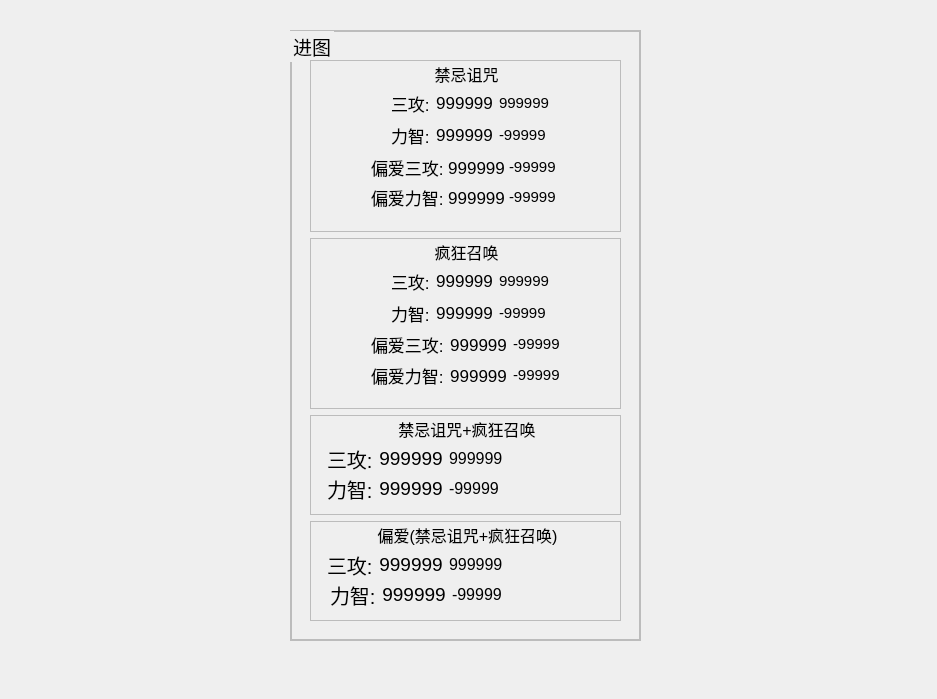
<?xml version="1.0" encoding="UTF-8"?>
<ui version="4.0">
 <class>Form</class>
 <widget class="QWidget" name="Form">
  <property name="geometry">
   <rect>
    <x>0</x>
    <y>0</y>
    <width>937</width>
    <height>699</height>
   </rect>
  </property>
  <property name="windowTitle">
   <string>Form</string>
  </property>
  <widget class="QGroupBox" name="groupBox">
   <property name="geometry">
    <rect>
     <x>290</x>
     <y>30</y>
     <width>351</width>
     <height>611</height>
    </rect>
   </property>
   <property name="font">
    <font>
     <pointsize>14</pointsize>
    </font>
   </property>
   <property name="styleSheet">
    <string notr="true">QGroupBox#groupBox{
    border: 2px solid rgb(188, 188, 188); /* 设置边框厚度为2像素，颜色为红色 */
}
QGroupBox{
    border: 1px solid rgb(188, 188, 188); /* 设置边框厚度为2像素，颜色为红色 */
}</string>
   </property>
   <property name="title">
    <string>进图</string>
   </property>
   <widget class="QWidget" name="layoutWidget">
    <property name="geometry">
     <rect>
      <x>20</x>
      <y>30</y>
      <width>311</width>
      <height>561</height>
     </rect>
    </property>
    <layout class="QVBoxLayout" name="verticalLayout">
     <item>
      <widget class="QGroupBox" name="groupBox_5">
       <property name="minimumSize">
        <size>
         <width>0</width>
         <height>160</height>
        </size>
       </property>
       <property name="maximumSize">
        <size>
         <width>999999</width>
         <height>100000</height>
        </size>
       </property>
       <property name="font">
        <font>
         <pointsize>12</pointsize>
        </font>
       </property>
       <property name="title">
        <string>禁忌诅咒</string>
       </property>
       <property name="alignment">
        <set>Qt::AlignHCenter|Qt::AlignTop</set>
       </property>
       <property name="flat">
        <bool>false</bool>
       </property>
       <widget class="QLabel" name="label_47">
        <property name="geometry">
         <rect>
          <x>20</x>
          <y>30</y>
          <width>51</width>
          <height>51</height>
         </rect>
        </property>
        <property name="text">
         <string/>
        </property>
        <property name="pixmap">
         <pixmap resource="images.qrc">:/png/719.PNG</pixmap>
        </property>
        <property name="scaledContents">
         <bool>true</bool>
        </property>
       </widget>
       <widget class="QWidget" name="layoutWidget_20">
        <property name="geometry">
         <rect>
          <x>81</x>
          <y>63</y>
          <width>221</width>
          <height>24</height>
         </rect>
        </property>
        <layout class="QHBoxLayout" name="horizontalLayout_21">
         <item>
          <widget class="QLabel" name="label_48">
           <property name="font">
            <font>
             <pointsize>13</pointsize>
            </font>
           </property>
           <property name="text">
            <string>力智:</string>
           </property>
          </widget>
         </item>
         <item>
          <widget class="QLabel" name="lz_jt_9">
           <property name="font">
            <font>
             <pointsize>13</pointsize>
            </font>
           </property>
           <property name="text">
            <string>999999</string>
           </property>
           <property name="alignment">
            <set>Qt::AlignCenter</set>
           </property>
          </widget>
         </item>
         <item>
          <widget class="QLabel" name="lz_jt_cj_9">
           <property name="minimumSize">
            <size>
             <width>0</width>
             <height>0</height>
            </size>
           </property>
           <property name="maximumSize">
            <size>
             <width>99999</width>
             <height>20</height>
            </size>
           </property>
           <property name="font">
            <font>
             <pointsize>11</pointsize>
            </font>
           </property>
           <property name="text">
            <string>-99999</string>
           </property>
           <property name="alignment">
            <set>Qt::AlignLeading|Qt::AlignLeft|Qt::AlignVCenter</set>
           </property>
          </widget>
         </item>
         <item>
          <spacer name="horizontalSpacer_19">
           <property name="orientation">
            <enum>Qt::Horizontal</enum>
           </property>
           <property name="sizeHint" stdset="0">
            <size>
             <width>40</width>
             <height>20</height>
            </size>
           </property>
          </spacer>
         </item>
        </layout>
       </widget>
       <widget class="QWidget" name="layoutWidget_21">
        <property name="geometry">
         <rect>
          <x>81</x>
          <y>31</y>
          <width>221</width>
          <height>24</height>
         </rect>
        </property>
        <layout class="QHBoxLayout" name="horizontalLayout_22">
         <item>
          <widget class="QLabel" name="label_49">
           <property name="font">
            <font>
             <pointsize>13</pointsize>
            </font>
           </property>
           <property name="text">
            <string>三攻:</string>
           </property>
          </widget>
         </item>
         <item>
          <widget class="QLabel" name="sg_jt_5">
           <property name="font">
            <font>
             <pointsize>13</pointsize>
            </font>
           </property>
           <property name="text">
            <string>999999</string>
           </property>
           <property name="alignment">
            <set>Qt::AlignCenter</set>
           </property>
          </widget>
         </item>
         <item>
          <widget class="QLabel" name="sg_jt_cj_5">
           <property name="minimumSize">
            <size>
             <width>0</width>
             <height>0</height>
            </size>
           </property>
           <property name="maximumSize">
            <size>
             <width>9999</width>
             <height>20</height>
            </size>
           </property>
           <property name="font">
            <font>
             <pointsize>11</pointsize>
            </font>
           </property>
           <property name="text">
            <string>999999</string>
           </property>
           <property name="alignment">
            <set>Qt::AlignLeading|Qt::AlignLeft|Qt::AlignVCenter</set>
           </property>
          </widget>
         </item>
         <item>
          <spacer name="horizontalSpacer_20">
           <property name="orientation">
            <enum>Qt::Horizontal</enum>
           </property>
           <property name="sizeHint" stdset="0">
            <size>
             <width>40</width>
             <height>20</height>
            </size>
           </property>
          </spacer>
         </item>
        </layout>
       </widget>
       <widget class="QLabel" name="label">
        <property name="geometry">
         <rect>
          <x>10</x>
          <y>100</y>
          <width>41</width>
          <height>41</height>
         </rect>
        </property>
        <property name="text">
         <string/>
        </property>
        <property name="pixmap">
         <pixmap resource="images.qrc">:/png/708.PNG</pixmap>
        </property>
        <property name="scaledContents">
         <bool>true</bool>
        </property>
       </widget>
       <widget class="QWidget" name="">
        <property name="geometry">
         <rect>
          <x>61</x>
          <y>94</y>
          <width>241</width>
          <height>57</height>
         </rect>
        </property>
        <layout class="QVBoxLayout" name="verticalLayout_2">
         <property name="spacing">
          <number>4</number>
         </property>
         <item>
          <layout class="QHBoxLayout" name="horizontalLayout_23">
           <item>
            <widget class="QLabel" name="label_50">
             <property name="font">
              <font>
               <pointsize>13</pointsize>
              </font>
             </property>
             <property name="text">
              <string>偏爱三攻:</string>
             </property>
            </widget>
           </item>
           <item>
            <widget class="QLabel" name="lz_jt_10">
             <property name="font">
              <font>
               <pointsize>13</pointsize>
              </font>
             </property>
             <property name="text">
              <string>999999</string>
             </property>
             <property name="alignment">
              <set>Qt::AlignCenter</set>
             </property>
            </widget>
           </item>
           <item>
            <widget class="QLabel" name="lz_jt_cj_10">
             <property name="minimumSize">
              <size>
               <width>0</width>
               <height>0</height>
              </size>
             </property>
             <property name="maximumSize">
              <size>
               <width>99999</width>
               <height>20</height>
              </size>
             </property>
             <property name="font">
              <font>
               <pointsize>11</pointsize>
              </font>
             </property>
             <property name="text">
              <string>-99999</string>
             </property>
             <property name="alignment">
              <set>Qt::AlignLeading|Qt::AlignLeft|Qt::AlignVCenter</set>
             </property>
            </widget>
           </item>
           <item>
            <spacer name="horizontalSpacer_21">
             <property name="orientation">
              <enum>Qt::Horizontal</enum>
             </property>
             <property name="sizeHint" stdset="0">
              <size>
               <width>40</width>
               <height>20</height>
              </size>
             </property>
            </spacer>
           </item>
          </layout>
         </item>
         <item>
          <layout class="QHBoxLayout" name="horizontalLayout_24">
           <item>
            <widget class="QLabel" name="label_51">
             <property name="font">
              <font>
               <pointsize>13</pointsize>
              </font>
             </property>
             <property name="text">
              <string>偏爱力智:</string>
             </property>
            </widget>
           </item>
           <item>
            <widget class="QLabel" name="lz_jt_11">
             <property name="font">
              <font>
               <pointsize>13</pointsize>
              </font>
             </property>
             <property name="text">
              <string>999999</string>
             </property>
             <property name="alignment">
              <set>Qt::AlignCenter</set>
             </property>
            </widget>
           </item>
           <item>
            <widget class="QLabel" name="lz_jt_cj_11">
             <property name="minimumSize">
              <size>
               <width>0</width>
               <height>0</height>
              </size>
             </property>
             <property name="maximumSize">
              <size>
               <width>99999</width>
               <height>20</height>
              </size>
             </property>
             <property name="font">
              <font>
               <pointsize>11</pointsize>
              </font>
             </property>
             <property name="text">
              <string>-99999</string>
             </property>
             <property name="alignment">
              <set>Qt::AlignLeading|Qt::AlignLeft|Qt::AlignVCenter</set>
             </property>
            </widget>
           </item>
           <item>
            <spacer name="horizontalSpacer_22">
             <property name="orientation">
              <enum>Qt::Horizontal</enum>
             </property>
             <property name="sizeHint" stdset="0">
              <size>
               <width>40</width>
               <height>20</height>
              </size>
             </property>
            </spacer>
           </item>
          </layout>
         </item>
        </layout>
       </widget>
      </widget>
     </item>
     <item>
      <widget class="QGroupBox" name="groupBox_3">
       <property name="minimumSize">
        <size>
         <width>0</width>
         <height>0</height>
        </size>
       </property>
       <property name="maximumSize">
        <size>
         <width>999999</width>
         <height>100000</height>
        </size>
       </property>
       <property name="font">
        <font>
         <pointsize>12</pointsize>
        </font>
       </property>
       <property name="title">
        <string>疯狂召唤</string>
       </property>
       <property name="alignment">
        <set>Qt::AlignHCenter|Qt::AlignTop</set>
       </property>
       <property name="flat">
        <bool>false</bool>
       </property>
       <widget class="QLabel" name="label_30">
        <property name="geometry">
         <rect>
          <x>20</x>
          <y>30</y>
          <width>51</width>
          <height>51</height>
         </rect>
        </property>
        <property name="text">
         <string/>
        </property>
        <property name="pixmap">
         <pixmap resource="images.qrc">:/png/723.PNG</pixmap>
        </property>
        <property name="scaledContents">
         <bool>true</bool>
        </property>
       </widget>
       <widget class="QWidget" name="layoutWidget_8">
        <property name="geometry">
         <rect>
          <x>81</x>
          <y>63</y>
          <width>221</width>
          <height>24</height>
         </rect>
        </property>
        <layout class="QHBoxLayout" name="horizontalLayout_9">
         <item>
          <widget class="QLabel" name="label_32">
           <property name="font">
            <font>
             <pointsize>13</pointsize>
            </font>
           </property>
           <property name="text">
            <string>力智:</string>
           </property>
          </widget>
         </item>
         <item>
          <widget class="QLabel" name="lz_jt">
           <property name="font">
            <font>
             <pointsize>13</pointsize>
            </font>
           </property>
           <property name="text">
            <string>999999</string>
           </property>
           <property name="alignment">
            <set>Qt::AlignCenter</set>
           </property>
          </widget>
         </item>
         <item>
          <widget class="QLabel" name="lz_jt_cj">
           <property name="minimumSize">
            <size>
             <width>0</width>
             <height>0</height>
            </size>
           </property>
           <property name="maximumSize">
            <size>
             <width>99999</width>
             <height>20</height>
            </size>
           </property>
           <property name="font">
            <font>
             <pointsize>11</pointsize>
            </font>
           </property>
           <property name="text">
            <string>-99999</string>
           </property>
           <property name="alignment">
            <set>Qt::AlignLeading|Qt::AlignLeft|Qt::AlignVCenter</set>
           </property>
          </widget>
         </item>
         <item>
          <spacer name="horizontalSpacer_7">
           <property name="orientation">
            <enum>Qt::Horizontal</enum>
           </property>
           <property name="sizeHint" stdset="0">
            <size>
             <width>40</width>
             <height>20</height>
            </size>
           </property>
          </spacer>
         </item>
        </layout>
       </widget>
       <widget class="QWidget" name="layoutWidget_9">
        <property name="geometry">
         <rect>
          <x>81</x>
          <y>31</y>
          <width>221</width>
          <height>24</height>
         </rect>
        </property>
        <layout class="QHBoxLayout" name="horizontalLayout_10">
         <item>
          <widget class="QLabel" name="label_34">
           <property name="font">
            <font>
             <pointsize>13</pointsize>
            </font>
           </property>
           <property name="text">
            <string>三攻:</string>
           </property>
          </widget>
         </item>
         <item>
          <widget class="QLabel" name="sg_jt">
           <property name="font">
            <font>
             <pointsize>13</pointsize>
            </font>
           </property>
           <property name="text">
            <string>999999</string>
           </property>
           <property name="alignment">
            <set>Qt::AlignCenter</set>
           </property>
          </widget>
         </item>
         <item>
          <widget class="QLabel" name="sg_jt_cj">
           <property name="minimumSize">
            <size>
             <width>0</width>
             <height>0</height>
            </size>
           </property>
           <property name="maximumSize">
            <size>
             <width>9999</width>
             <height>20</height>
            </size>
           </property>
           <property name="font">
            <font>
             <pointsize>11</pointsize>
            </font>
           </property>
           <property name="text">
            <string>999999</string>
           </property>
           <property name="alignment">
            <set>Qt::AlignLeading|Qt::AlignLeft|Qt::AlignVCenter</set>
           </property>
          </widget>
         </item>
         <item>
          <spacer name="horizontalSpacer_8">
           <property name="orientation">
            <enum>Qt::Horizontal</enum>
           </property>
           <property name="sizeHint" stdset="0">
            <size>
             <width>40</width>
             <height>20</height>
            </size>
           </property>
          </spacer>
         </item>
        </layout>
       </widget>
       <widget class="QLabel" name="label_2">
        <property name="geometry">
         <rect>
          <x>10</x>
          <y>100</y>
          <width>41</width>
          <height>41</height>
         </rect>
        </property>
        <property name="text">
         <string/>
        </property>
        <property name="pixmap">
         <pixmap resource="images.qrc">:/png/708.PNG</pixmap>
        </property>
        <property name="scaledContents">
         <bool>true</bool>
        </property>
       </widget>
       <widget class="QWidget" name="">
        <property name="geometry">
         <rect>
          <x>61</x>
          <y>94</y>
          <width>241</width>
          <height>57</height>
         </rect>
        </property>
        <layout class="QVBoxLayout" name="verticalLayout_3">
         <item>
          <layout class="QHBoxLayout" name="horizontalLayout_11">
           <item>
            <widget class="QLabel" name="label_33">
             <property name="font">
              <font>
               <pointsize>13</pointsize>
              </font>
             </property>
             <property name="text">
              <string>偏爱三攻:</string>
             </property>
            </widget>
           </item>
           <item>
            <widget class="QLabel" name="lz_jt_2">
             <property name="font">
              <font>
               <pointsize>13</pointsize>
              </font>
             </property>
             <property name="text">
              <string>999999</string>
             </property>
             <property name="alignment">
              <set>Qt::AlignCenter</set>
             </property>
            </widget>
           </item>
           <item>
            <widget class="QLabel" name="lz_jt_cj_2">
             <property name="minimumSize">
              <size>
               <width>0</width>
               <height>0</height>
              </size>
             </property>
             <property name="maximumSize">
              <size>
               <width>99999</width>
               <height>20</height>
              </size>
             </property>
             <property name="font">
              <font>
               <pointsize>11</pointsize>
              </font>
             </property>
             <property name="text">
              <string>-99999</string>
             </property>
             <property name="alignment">
              <set>Qt::AlignLeading|Qt::AlignLeft|Qt::AlignVCenter</set>
             </property>
            </widget>
           </item>
           <item>
            <spacer name="horizontalSpacer_9">
             <property name="orientation">
              <enum>Qt::Horizontal</enum>
             </property>
             <property name="sizeHint" stdset="0">
              <size>
               <width>40</width>
               <height>20</height>
              </size>
             </property>
            </spacer>
           </item>
          </layout>
         </item>
         <item>
          <layout class="QHBoxLayout" name="horizontalLayout_12">
           <item>
            <widget class="QLabel" name="label_35">
             <property name="font">
              <font>
               <pointsize>13</pointsize>
              </font>
             </property>
             <property name="text">
              <string>偏爱力智:</string>
             </property>
            </widget>
           </item>
           <item>
            <widget class="QLabel" name="lz_jt_3">
             <property name="font">
              <font>
               <pointsize>13</pointsize>
              </font>
             </property>
             <property name="text">
              <string>999999</string>
             </property>
             <property name="alignment">
              <set>Qt::AlignCenter</set>
             </property>
            </widget>
           </item>
           <item>
            <widget class="QLabel" name="lz_jt_cj_3">
             <property name="minimumSize">
              <size>
               <width>0</width>
               <height>0</height>
              </size>
             </property>
             <property name="maximumSize">
              <size>
               <width>99999</width>
               <height>20</height>
              </size>
             </property>
             <property name="font">
              <font>
               <pointsize>11</pointsize>
              </font>
             </property>
             <property name="text">
              <string>-99999</string>
             </property>
             <property name="alignment">
              <set>Qt::AlignLeading|Qt::AlignLeft|Qt::AlignVCenter</set>
             </property>
            </widget>
           </item>
           <item>
            <spacer name="horizontalSpacer_10">
             <property name="orientation">
              <enum>Qt::Horizontal</enum>
             </property>
             <property name="sizeHint" stdset="0">
              <size>
               <width>40</width>
               <height>20</height>
              </size>
             </property>
            </spacer>
           </item>
          </layout>
         </item>
        </layout>
       </widget>
      </widget>
     </item>
     <item>
      <widget class="QGroupBox" name="groupBox_4">
       <property name="minimumSize">
        <size>
         <width>0</width>
         <height>100</height>
        </size>
       </property>
       <property name="maximumSize">
        <size>
         <width>999999</width>
         <height>100</height>
        </size>
       </property>
       <property name="font">
        <font>
         <pointsize>12</pointsize>
        </font>
       </property>
       <property name="title">
        <string>禁忌诅咒+疯狂召唤</string>
       </property>
       <property name="alignment">
        <set>Qt::AlignHCenter|Qt::AlignTop</set>
       </property>
       <property name="flat">
        <bool>false</bool>
       </property>
       <widget class="QWidget" name="layoutWidget_14">
        <property name="geometry">
         <rect>
          <x>17</x>
          <y>60</y>
          <width>281</width>
          <height>27</height>
         </rect>
        </property>
        <layout class="QHBoxLayout" name="horizontalLayout_15">
         <item>
          <widget class="QLabel" name="label_40">
           <property name="font">
            <font>
             <pointsize>15</pointsize>
            </font>
           </property>
           <property name="text">
            <string>力智:</string>
           </property>
          </widget>
         </item>
         <item>
          <widget class="QLabel" name="lz_jt_5">
           <property name="font">
            <font>
             <pointsize>14</pointsize>
            </font>
           </property>
           <property name="text">
            <string>999999</string>
           </property>
           <property name="alignment">
            <set>Qt::AlignCenter</set>
           </property>
          </widget>
         </item>
         <item>
          <widget class="QLabel" name="lz_jt_cj_5">
           <property name="minimumSize">
            <size>
             <width>0</width>
             <height>0</height>
            </size>
           </property>
           <property name="maximumSize">
            <size>
             <width>99999</width>
             <height>20</height>
            </size>
           </property>
           <property name="font">
            <font>
             <pointsize>12</pointsize>
            </font>
           </property>
           <property name="text">
            <string>-99999</string>
           </property>
           <property name="alignment">
            <set>Qt::AlignLeading|Qt::AlignLeft|Qt::AlignVCenter</set>
           </property>
          </widget>
         </item>
         <item>
          <spacer name="horizontalSpacer_13">
           <property name="orientation">
            <enum>Qt::Horizontal</enum>
           </property>
           <property name="sizeHint" stdset="0">
            <size>
             <width>40</width>
             <height>20</height>
            </size>
           </property>
          </spacer>
         </item>
        </layout>
       </widget>
       <widget class="QWidget" name="layoutWidget_15">
        <property name="geometry">
         <rect>
          <x>17</x>
          <y>30</y>
          <width>281</width>
          <height>27</height>
         </rect>
        </property>
        <layout class="QHBoxLayout" name="horizontalLayout_16">
         <item>
          <widget class="QLabel" name="label_41">
           <property name="font">
            <font>
             <pointsize>15</pointsize>
            </font>
           </property>
           <property name="text">
            <string>三攻:</string>
           </property>
          </widget>
         </item>
         <item>
          <widget class="QLabel" name="sg_jt_3">
           <property name="font">
            <font>
             <pointsize>14</pointsize>
            </font>
           </property>
           <property name="text">
            <string>999999</string>
           </property>
           <property name="alignment">
            <set>Qt::AlignCenter</set>
           </property>
          </widget>
         </item>
         <item>
          <widget class="QLabel" name="sg_jt_cj_3">
           <property name="minimumSize">
            <size>
             <width>0</width>
             <height>0</height>
            </size>
           </property>
           <property name="maximumSize">
            <size>
             <width>9999</width>
             <height>20</height>
            </size>
           </property>
           <property name="font">
            <font>
             <pointsize>12</pointsize>
            </font>
           </property>
           <property name="text">
            <string>999999</string>
           </property>
           <property name="alignment">
            <set>Qt::AlignLeading|Qt::AlignLeft|Qt::AlignVCenter</set>
           </property>
          </widget>
         </item>
         <item>
          <spacer name="horizontalSpacer_14">
           <property name="orientation">
            <enum>Qt::Horizontal</enum>
           </property>
           <property name="sizeHint" stdset="0">
            <size>
             <width>40</width>
             <height>20</height>
            </size>
           </property>
          </spacer>
         </item>
        </layout>
       </widget>
      </widget>
     </item>
     <item>
      <widget class="QGroupBox" name="groupBox_6">
       <property name="minimumSize">
        <size>
         <width>0</width>
         <height>100</height>
        </size>
       </property>
       <property name="maximumSize">
        <size>
         <width>999999</width>
         <height>100</height>
        </size>
       </property>
       <property name="font">
        <font>
         <pointsize>12</pointsize>
        </font>
       </property>
       <property name="title">
        <string>偏爱(禁忌诅咒+疯狂召唤)</string>
       </property>
       <property name="alignment">
        <set>Qt::AlignHCenter|Qt::AlignTop</set>
       </property>
       <property name="flat">
        <bool>false</bool>
       </property>
       <widget class="QWidget" name="layoutWidget_26">
        <property name="geometry">
         <rect>
          <x>20</x>
          <y>60</y>
          <width>281</width>
          <height>27</height>
         </rect>
        </property>
        <layout class="QHBoxLayout" name="horizontalLayout_27">
         <item>
          <widget class="QLabel" name="label_56">
           <property name="font">
            <font>
             <pointsize>15</pointsize>
            </font>
           </property>
           <property name="text">
            <string>力智:</string>
           </property>
          </widget>
         </item>
         <item>
          <widget class="QLabel" name="lz_jt_13">
           <property name="font">
            <font>
             <pointsize>14</pointsize>
            </font>
           </property>
           <property name="text">
            <string>999999</string>
           </property>
           <property name="alignment">
            <set>Qt::AlignCenter</set>
           </property>
          </widget>
         </item>
         <item>
          <widget class="QLabel" name="lz_jt_cj_13">
           <property name="minimumSize">
            <size>
             <width>0</width>
             <height>0</height>
            </size>
           </property>
           <property name="maximumSize">
            <size>
             <width>99999</width>
             <height>20</height>
            </size>
           </property>
           <property name="font">
            <font>
             <pointsize>12</pointsize>
            </font>
           </property>
           <property name="text">
            <string>-99999</string>
           </property>
           <property name="alignment">
            <set>Qt::AlignLeading|Qt::AlignLeft|Qt::AlignVCenter</set>
           </property>
          </widget>
         </item>
         <item>
          <spacer name="horizontalSpacer_25">
           <property name="orientation">
            <enum>Qt::Horizontal</enum>
           </property>
           <property name="sizeHint" stdset="0">
            <size>
             <width>40</width>
             <height>20</height>
            </size>
           </property>
          </spacer>
         </item>
        </layout>
       </widget>
       <widget class="QWidget" name="layoutWidget_27">
        <property name="geometry">
         <rect>
          <x>17</x>
          <y>30</y>
          <width>281</width>
          <height>27</height>
         </rect>
        </property>
        <layout class="QHBoxLayout" name="horizontalLayout_28">
         <item>
          <widget class="QLabel" name="label_57">
           <property name="font">
            <font>
             <pointsize>15</pointsize>
            </font>
           </property>
           <property name="text">
            <string>三攻:</string>
           </property>
          </widget>
         </item>
         <item>
          <widget class="QLabel" name="sg_jt_7">
           <property name="font">
            <font>
             <pointsize>14</pointsize>
            </font>
           </property>
           <property name="text">
            <string>999999</string>
           </property>
           <property name="alignment">
            <set>Qt::AlignCenter</set>
           </property>
          </widget>
         </item>
         <item>
          <widget class="QLabel" name="sg_jt_cj_7">
           <property name="minimumSize">
            <size>
             <width>0</width>
             <height>0</height>
            </size>
           </property>
           <property name="maximumSize">
            <size>
             <width>9999</width>
             <height>20</height>
            </size>
           </property>
           <property name="font">
            <font>
             <pointsize>12</pointsize>
            </font>
           </property>
           <property name="text">
            <string>999999</string>
           </property>
           <property name="alignment">
            <set>Qt::AlignLeading|Qt::AlignLeft|Qt::AlignVCenter</set>
           </property>
          </widget>
         </item>
         <item>
          <spacer name="horizontalSpacer_26">
           <property name="orientation">
            <enum>Qt::Horizontal</enum>
           </property>
           <property name="sizeHint" stdset="0">
            <size>
             <width>40</width>
             <height>20</height>
            </size>
           </property>
          </spacer>
         </item>
        </layout>
       </widget>
      </widget>
     </item>
    </layout>
   </widget>
  </widget>
 </widget>
 <resources>
  <include location="images.qrc"/>
 </resources>
 <connections/>
</ui>
